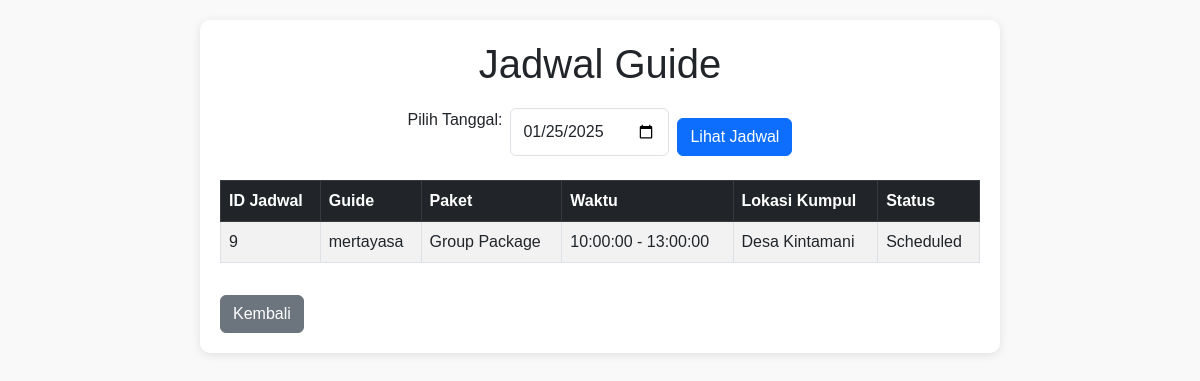
Page /admin_view_jadwal_guide.php?tanggal=2025-01-25 on the committed database.
### tables this page shows
CREATE TABLE `jadwal_guide` (
  `id_jadwal` int(11) NOT NULL,
  `id_guide` int(11) NOT NULL,
  `id_pesanan` int(11) NOT NULL,
  `tanggal` date NOT NULL,
  `waktu_mulai` time DEFAULT NULL,
  `waktu_selesai` time DEFAULT NULL,
  `lokasi_kumpul` varchar(255) DEFAULT NULL,
  `status` enum('Scheduled','Completed','Cancelled') DEFAULT 'Scheduled',
  `catatan` text DEFAULT NULL
);

CREATE TABLE `guide` (
  `id_guide` int(11) NOT NULL,
  `nama_guide` varchar(100) NOT NULL,
  `no_hp` varchar(15) NOT NULL
);

CREATE TABLE `paket` (
  `id_paket` int(11) NOT NULL,
  `nama_paket` varchar(100) NOT NULL,
  `deskripsi` text DEFAULT NULL,
  `harga` decimal(10,2) NOT NULL,
  `gambar` varchar(255) DEFAULT NULL,
  `durasi` int(11) NOT NULL,
  `kuota_min` int(11) NOT NULL,
  `kuota_max` int(11) NOT NULL
);

### admin_view_jadwal_guide.php (the view, shortened to what this page needs)
<?php
$conn = new mysqli("localhost", "root", "", "mb_paradise");
$tanggal = $_GET['tanggal'] ?? date('Y-m-d');
$query_jadwal = "SELECT jadwal_guide.*, guide.nama_guide, paket.nama_paket
                 FROM jadwal_guide
                 JOIN guide ON jadwal_guide.id_guide = guide.id_guide
                 JOIN pesanan ON jadwal_guide.id_pesanan = pesanan.id_pesanan
                 JOIN paket ON pesanan.id_paket = paket.id_paket
                 WHERE jadwal_guide.tanggal = '$tanggal'";
$result_jadwal = $conn->query($query_jadwal);
?>
<!DOCTYPE html>
<html lang="en">
<head>
    <link href="https://cdn.jsdelivr.net/npm/bootstrap@5.3.0-alpha1/dist/css/bootstrap.min.css" rel="stylesheet">
</head>
<body>
    <div class="container">
        <h1>Jadwal Guide</h1>
        <form method="GET" class="d-flex justify-content-center mb-4">
            <label for="tanggal" class="me-2">Pilih Tanggal:</label>
            <input type="date" name="tanggal" id="tanggal" class="form-control w-auto me-2" value="<?php echo htmlspecialchars($tanggal); ?>" required>
            <button type="submit" class="btn btn-primary">Lihat Jadwal</button>
        </form>
        <table class="table table-bordered table-striped">
            <thead class="table-dark">
                <tr>
                    <th>ID Jadwal</th>
                    <th>Guide</th>
                    <th>Paket</th>
                    <th>Waktu</th>
                    <th>Lokasi Kumpul</th>
                    <th>Status</th>
                </tr>
            </thead>
            <tbody>
                <?php if ($result_jadwal->num_rows > 0): ?>
                    <?php while ($jadwal = $result_jadwal->fetch_assoc()): ?>
                        <tr>
                            <td><?php echo $jadwal['id_jadwal']; ?></td>
                            <td><?php echo htmlspecialchars($jadwal['nama_guide']); ?></td>
                            <td><?php echo htmlspecialchars($jadwal['nama_paket']); ?></td>
                            <td><?php echo htmlspecialchars($jadwal['waktu_mulai']) . ' - ' . htmlspecialchars($jadwal['waktu_selesai']); ?></td>
                            <td><?php echo htmlspecialchars($jadwal['lokasi_kumpul']); ?></td>
                            <td><?php echo htmlspecialchars($jadwal['status']); ?></td>
                        </tr>
                    <?php endwhile; ?>
                <?php else: ?>
                    <tr>
                        <td colspan="6" class="no-data">Tidak ada jadwal untuk tanggal ini.</td>
                    </tr>
                <?php endif; ?>
            </tbody>
        </table>
        <a href="admin_manajemen_guide.php" class="btn btn-secondary mt-3">Kembali</a>
    </div>
</body>
</html>

### admin_view_jadwal_guide.php (style rules this page uses)
body { font-family: Arial, sans-serif; background-color: #f9f9f9; margin: 0; padding: 0; }
.container { margin: 20px auto; max-width: 800px; background: #fff; padding: 20px; border-radius: 10px; box-shadow: 0 2px 10px rgba(0, 0, 0, 0.1); }
.table { margin-top: 20px; }
h1 { text-align: center; margin-bottom: 20px; }
.btn-primary { margin-top: 10px; }

### rows in the picture
jadwal_guide: id_jadwal "9", id_guide.nama_guide "mertayasa", paket.nama_paket "Group Package", waktu_mulai "10:00:00", waktu_selesai "13:00:00", lokasi_kumpul "Desa Kintamani", status "Scheduled"
